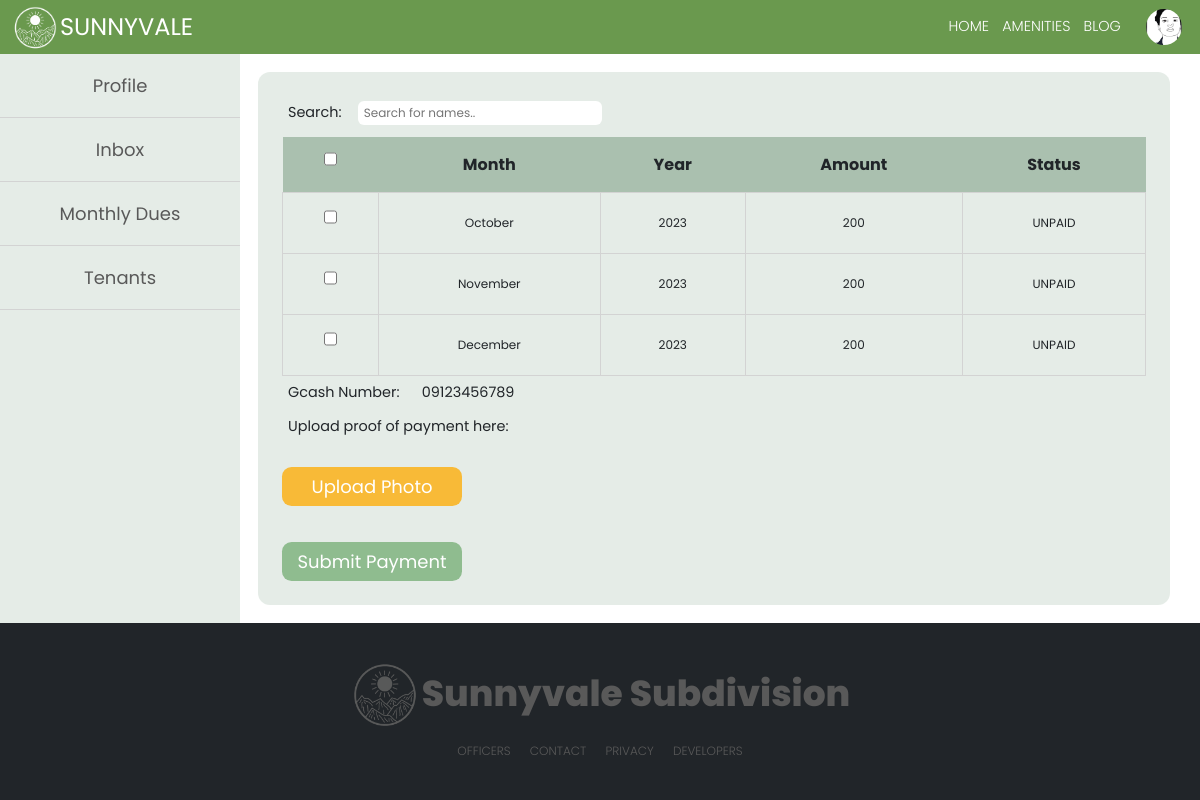
Page /modules/monthlyDuesHomeowner.php (signed in) on the committed database.
### tables this page shows
CREATE TABLE IF NOT EXISTS `user` (
  `user_id` int(11) NOT NULL AUTO_INCREMENT,
  `user_homeowner_id` int(11) DEFAULT NULL,
  `user_tenant_id` int(11) DEFAULT NULL,
  `subdivision` varchar(50) NOT NULL,
  `full_name` varchar(50) NOT NULL,
  `user_type` varchar(15) NOT NULL,
  `password` varchar(30) NOT NULL,
  `email_address` varchar(40) DEFAULT NULL,
  `account_status` varchar(15) NOT NULL,
  `verification_code` varchar(6) DEFAULT NULL,
  `email_verified_at` datetime DEFAULT NULL,
  `display_picture` varchar(255) NOT NULL,
  PRIMARY KEY (`user_id`)
);

CREATE TABLE IF NOT EXISTS `bill_consumer` (
  `billConsumer_id` int(11) NOT NULL AUTO_INCREMENT,
  `billingPeriod_id` int(11) NOT NULL,
  `homeowner_id` int(11) NOT NULL,
  `transaction_id` int(11) DEFAULT NULL,
  `fullname` varchar(250) NOT NULL,
  `amount` varchar(45) NOT NULL,
  `datetime_paid` datetime DEFAULT NULL,
  `status` varchar(45) NOT NULL,
  PRIMARY KEY (`billConsumer_id`)
);

CREATE TABLE IF NOT EXISTS `billing_period` (
  `billingPeriod_id` int(11) NOT NULL AUTO_INCREMENT,
  `month` varchar(45) NOT NULL,
  `year` varchar(45) NOT NULL,
  PRIMARY KEY (`billingPeriod_id`) USING BTREE
);

CREATE TABLE IF NOT EXISTS `gcash` (
  `gcash_id` int(11) NOT NULL AUTO_INCREMENT,
  `subdivision` varchar(50) NOT NULL,
  `mobile_no` varchar(20) NOT NULL,
  PRIMARY KEY (`gcash_id`)
);

### modules/monthlyDuesHomeowner.php (the view, shortened to what this page needs)
<?php
require '../marginals/topbar.php';
$con = new mysqli('localhost', 'root', '', 'sunnyvale') or die(mysqli_error($con));
$resultBilling = $con->query(
  "SELECT * FROM bill_consumer INNER JOIN billing_period ON bill_consumer.billingPeriod_id = billing_period.billingPeriod_id WHERE status = 'UNPAID' AND fullname = '$fullname_monthlyDues';"
);
?>
<!DOCTYPE html>
<html lang="en">
<head>
</head>
<body>
  <div class="treasurer">
    <div class="sideBar">
      <?php require '../marginals/sidebarMemberPanel.php'; ?>
    </div>
    <div class="treasurerPanel">
      <div class="monthlyDues" id="monthlyDues">
        <div class="treasurerForm">
          <div class="filter-area">
            <form action="" method="post" enctype="multipart/form-data">
              <label>Search:</label>
              <input type="text" id="search" onkeyup="myFunction()" placeholder="Search for names..">
          </div>
          <div class="table-area">
            <table class="Homeowner-table" id="Homeowner_table">
              <thead class="thead-bills-table">
                <th> <input type="checkbox" name="" id="select-all"> </th>
                <th>Month</th>
                <th>Year</th>
                <th>Amount</th>
                <th>Status</th>
              </thead>
              <?php while ($row = $resultBilling->fetch_assoc()) : ?>
                <tr class="Homeowner-table-data-row" id="Homeowner_table_data_row">
                  <td> <input type="checkbox" value=<?php echo $row['billConsumer_id']; ?> name="checkbox[]" id="checkbox"> </td>
                  <td><?php echo $row['month'] ?></td>
                  <td><?php echo $row['year'] ?></td>
                  <td><?php echo $row['amount'] ?></td>
                  <td><?php echo $row['status'] ?></td>
                </tr>
              <?php endwhile; ?>
            </table>
          </div>
          <div>
              <label>Gcash Number:</label>
              <label><?php echo $rowGcash['mobile_no'] ?></label>
            </div>
          <div class="paymentForm">
            <label class="writeText">Upload proof of payment here:</label>
            <div class="BlogWrite">
            </div>
            <label for="image" class="upload">Upload Photo</label>
          </div>
          <button type="submit" class="btnSubmitPost" name="checkoutMonthlyDues" id="payDues">Submit Payment</button>
        </div>
      </div>
    </div>
  </div>
  <?php
  require '../marginals/footer2.php'
  ?>
</body>
</html>

### marginals/topbar.php (shortened to what this page needs)
<?php
include "../process.php";
if ($_SESSION['user_type'] == 'Tenant') {
  $result = $con->query("SELECT * FROM user WHERE user_id = " . $user_id = $_SESSION['user_id'] . "") or die($mysqli->error);
  $result1 = $con->query("SELECT * FROM user WHERE user_id = " . $user_id = $_SESSION['user_id'] . "")  or die($mysqli->error);
  $row1 = $result1->fetch_assoc();
  $homeowner_id_profile = $row1['user_homeowner_id'];
  $fullname_monthlyDues = $row1['full_name'];
  $user_type = $row1['user_type'];
  $resultSubdivision = $con->query("SELECT * FROM user WHERE user_id = " . $user_id = $_SESSION['user_id'] . " AND subdivision = '" . $_SESSION['subdivision'] . "'") or die($mysqli->error);
  $rowSubdivision = $resultSubdivision->fetch_assoc();
  $subdivision_name1 = $rowSubdivision['subdivision'] ?? '';
  $resultComplainee = $con->query("SELECT * FROM homeowner_profile WHERE subdivision ='$subdivision_name1' AND homeowner_id != '$homeowner_id_profile' ORDER BY first_name");
} else {
  $result = $con->query("SELECT * FROM user WHERE user_id = " . $user_id = $_SESSION['user_id'] . "") or die($mysqli->error);
  $result1 = $con->query("SELECT * FROM user, homeowner_profile  WHERE user_id = " . $user_id = $_SESSION['user_id'] . "  AND full_name = CONCAT(first_name, ' ', last_name)") or die($mysqli->error);
  $row1 = $result1->fetch_assoc();
  $fullname_monthlyDues = $row1['full_name'];
  $user_type = $row1['user_type'];
}
$resultGcash = $con->query("SELECT * FROM gcash WHERE subdivision = '" . $_SESSION['subdivision'] . "'");
$rowGcash = $resultGcash->fetch_assoc();
?>
<!DOCTYPE html>
<html lang="en">
<head>
  <link href="https://cdn.jsdelivr.net/npm/bootstrap@5.0.2/dist/css/bootstrap.min.css" rel="stylesheet">
</head>
<body>
  <div class='navigation'>
    <div class="topLeft">
      <img src="..\img\logoSV.png" alt="" />
      <i class="topIcon">SUNNYVALE</i>
    </div>
    <form class="topbarNav" method="post">
      <div class="topCenter">
        <ul class="topList">
          <li data-bs-toggle="modal" data-bs-target="#confirmLogout" onclick="location.href='#confirmLogout'" class="topListItem1">HOME</li>
          <?php
          if ($user_type == 'Homeowner' or $user_type == 'Tenant') {
          ?>
            <li onclick="location.href='../modules/amenities.php'" class="topListItem1">AMENITIES</li>
          <?php
          }
          ?>
          <?php
          if ($user_type != 'Guard') {
          ?>
            <li onclick="location.href='../modules/blogHome.php'" class="topListItem1"> BLOG</li>
          <?php
          }
          ?>
      </div>
      <div class="topRight">
        <div class='menu-trigger'>
          <div class="btn-group dropleft">
            <button type="button" class="dropdownIMG" data-toggle="dropdown" aria-haspopup="true" aria-expanded="false">
              <img class="topImg1" <?php
                                    $row = $result->fetch_assoc();
                                    $imageURL = '../media/displayPhotos/' . $row['display_picture'];
                                    ?> src="<?= $imageURL ?>" alt="" />
            </button>
          </div>
        </div>
      </div>
    </form>
  </div>
</body>
</html>

### marginals/topbar.php (style rules this page uses)
.topbarNav { display: flex; gap: 1vw; align-items: center; }
.navigation { margin-top: 0; margin-bottom: 0; padding: 0; width: 100%; height: 4.5vw; background-color: rgba(106, 153, 78); position: sticky; top: 0; display: flex; align-items: center; font-family: "Poppins", sans-serif; z-index: 999; backdrop-filter: blur(5px); }
.topLeft { max-height: 4.5vw; margin-top: 0; flex: 3; display: flex; align-items: center; justify-content: flex-start; margin-left: 1vw; }
.topLeft img { max-height: 4vw; }
.topRight { max-height: 4.5vw; flex: 3; display: flex; align-items: center; justify-content: flex-end; margin-right: 1vw; }
.topCenter { flex: 60; }
.topIcon { font-size: 2vw; margin-right: 10px; color: white; font-family: "Poppins", sans-serif; font-style: normal; cursor: pointer; }
.menu-trigger { display: flex; max-height: 4.5vw; }
.topImg1 { max-height: 3vw; max-width: 3vw; width: 3vw; height: 3vw; border-radius: 50%; object-fit: cover; cursor: pointer; }
.topList { display: flex; justify-content: flex-end; margin: 0; padding: 0; list-style: none; color: white; }
.topListItem1 { color: white; padding: 0.5vw; margin-right: 0.1vw; font-size: 1.2vw; font-weight: 300; cursor: pointer; }
.dropdownIMG { background-color: rgb(89, 89, 89, 0); border: none !important; }

### modules/monthlyDuesHomeowner.php (style rules this page uses)
* { margin: 0; }
input { font-family: 'Poppins', sans-serif; margin-bottom: 2vw; padding: 0.5vw; max-width: 50vw; height: 2vw; font-size: 1.2vw; border: 0; border-radius: 0.8vw; margin-bottom: 1vw; }
label { font-family: 'Poppins', sans-serif; margin-right: 0.5vw; font-size: max(1.2vw, min(10px)); padding: 0.5vw; }
thead { top: 0; position: sticky; text-align: center; background-color: rgb(170, 192, 175, 0.3); }
th, td { text-align: center; padding: 0.8vw; border: 1px solid lightgray; }
.treasurer { width: 100%; display: flex; }
.treasurerForm { display: flex; justify-content: center; padding: 2vw; margin: 1.5vw; width: 95%; border-radius: 1vw; flex-direction: column; background-color: rgb(170, 192, 175, 0.3); font-family: "Newsreader", serif; }
.treasurerPanel { flex: 8; width: 100%; overflow-y: scroll; }
.btnSubmitPost { background-color: darkseagreen; border: 0; padding: 0.5vw; max-width: 50vw; width: 15vw; font-family: "Poppins", sans-serif; font-size: 1.5vw; margin-top: 2vw; color: white; border-radius: 0.8vw; cursor: pointer; }
.Homeowner-table { border: none !important; width: 100%; font-family: 'Poppins', sans-serif; }
.Homeowner-table th { border: none !important; font-family: 'Poppins', sans-serif; }
.table-area { max-height: 70vh; overflow-y: auto; }
.thead-bills-table { background-color: rgb(170, 192, 175); }
.sideBar { background-color: rgb(248, 245, 227); flex: 2; color: black; }
.upload { text-align: center; background-color: rgb(248, 186, 55); border: 0; padding: 0.5vw; max-width: 50vw; width: 15vw; font-family: "Poppins", sans-serif; font-size: 1.5vw; color: white; border-radius: 0.8vw; cursor: pointer; margin-bottom: 1vw; }

### marginals/sidebarMemberPanel.php (style rules this page uses)
* { margin: 0; font-family: 'Poppins', sans-serif; }
input { font-size: 1vw; border-radius: 0.5vw; border: none !important; }
.tblForm th, td { font-size: 1vw; padding: 1vw; }
.sideBar { background-color: rgb(170, 192, 175, 0.3); flex: 2; color: black; }

### rows in the picture
user: display_picture (picture)
bill_consumer: billingPeriod.month "October", billingPeriod.year "2023", amount "200", status "UNPAID"
bill_consumer: billingPeriod.month "November", billingPeriod.year "2023", amount "200", status "UNPAID"
bill_consumer: billingPeriod.month "December", billingPeriod.year "2023", amount "200", status "UNPAID"
gcash: mobile_no "09123456789"
